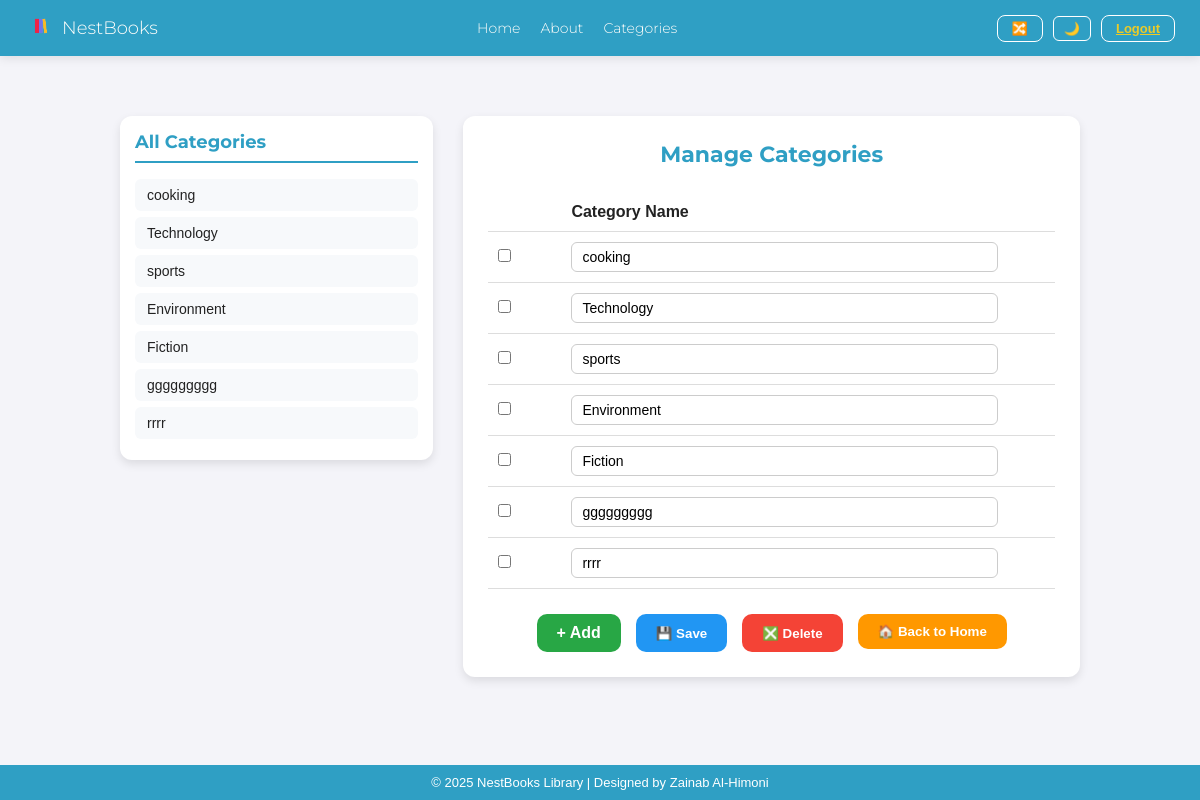
/books/manage_categories/ (signed in), run on an earlier commit of the app's database.
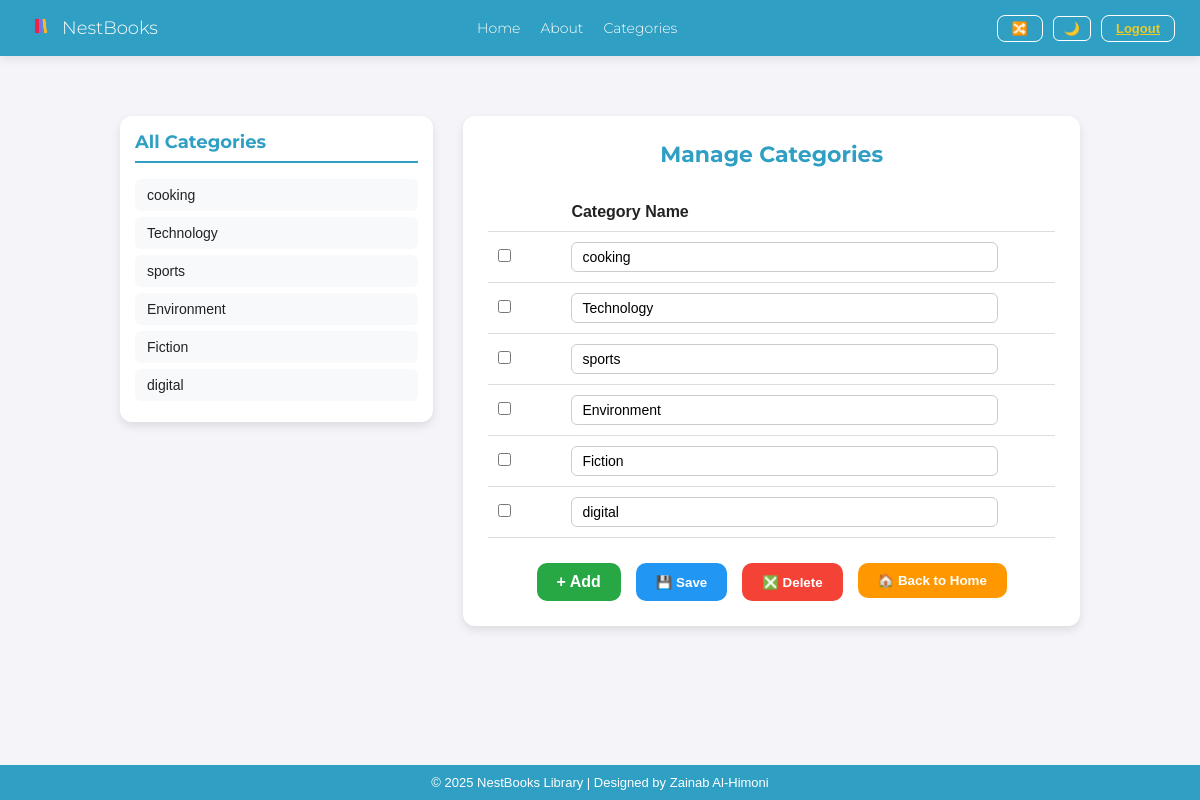
And on a later commit of the database.
### lms_app/models.py (models this page shows, shortened)
class Category(models.Model):
    name = models.CharField(max_length=50)

### lms_app/views.py (the view, shortened to what this page needs)
# urls.py: path('books/manage_categories/', login_required(views.manage_categories), name='manage_categories'),
@login_required
def manage_categories(request):
    categories = Category.objects.all()
    return render(request, 'books/manage_categories.html', {'categories': categories})

### lms_app/templates/books/manage_categories.html (shortened to what this page needs)
{% extends 'base.html' %}
{% block content %}
<div class="manage-container">
    <div class="category-list">
        <h3>All Categories</h3>
        <ul>
            {% for category in categories %}
                <li>{{ category.name }}</li>
            {% empty %}
                <li>No categories yet</li>
            {% endfor %}
        </ul>
    </div>
    <div class="category-form">
        <h2>Manage Categories</h2>
        <form method="POST">
            <table>
                <tr>
                    <th></th>
                    <th>Category Name</th>
                </tr>
                {% for category in categories %}
                <tr>
                    <td><input type="checkbox" name="delete_ids" value="{{ category.id }}"></td>
                    <td>
                        <input type="text" name="name_{{ category.id }}" value="{{ category.name }}">
                    </td>
                </tr>
                {% endfor %}
            </table>
            <div class="button-group">
                <a href="{% url 'add_category' %}?next={% url 'manage_categories' %}"
                   class="btn btn-green" style="text-decoration: none;">+ Add</a>
                <button type="submit" name="save_changes" class="btn btn-blue">💾 Save</button>
                <button type="submit" name="delete_selected"
                        onclick="return confirm('Are you sure you want to delete selected categories?')"
                        class="btn btn-red">❎ Delete</button>
                <a href="{% url 'home' %}">
                    <button type="button" class="btn btn-orange">🏠 Back to Home</button>
                </a>
            </div>
        </form>
    </div>
</div>
{% endblock %}

What changed in the data, as far as the page shows it:
removed Category: name "ggggggggg"
removed Category: name "rrrr"
added Category: name "digital"
